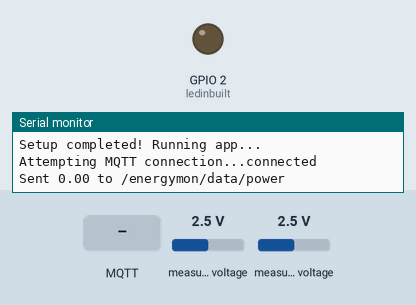
The sketch below on a simulated ESP8266 (NodeMCU). On the bench: output pins drawn as LEDs (lit = HIGH), the last lines printed to the serial monitor. The inputs (shaded band) are chosen by the test bench; at power-on: measured voltage 2.5 V. WiFi joins after 1.5 s; servers stay silent unless stated; no MQTT or app messages arrive unless stated.

Above: at 2.7 s.
2.8 s: MQTT message "0" arrives on the first subscribed topic
At 4.0 s:
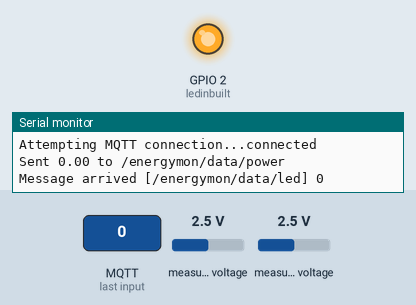
4.3 s: MQTT message "1" arrives on the first subscribed topic
At 5.1 s:
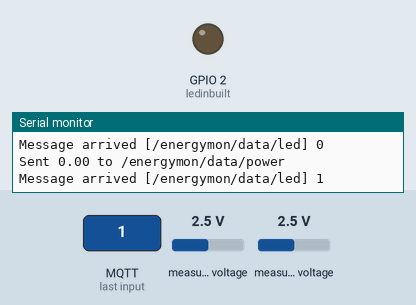
5.8 s: MQTT message "2" arrives on the first subscribed topic
At 6.3 s:
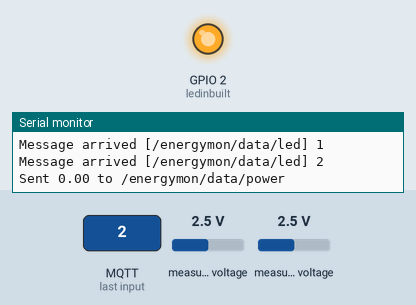
Timing chart, 0 to 8.8 s (numbered marks = the images above; inputs shaded):
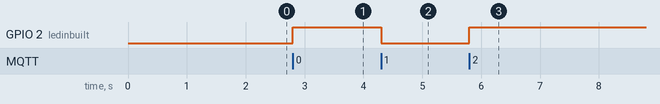

The sketch:

energymonitorbasic.ino
```cpp
#include <ESP8266WiFi.h>  //For ESP8266
#include <PubSubClient.h> //For MQTT
#include <ESP8266mDNS.h>  //For OTA
#include <WiFiUdp.h>      //For OTA
#include <ArduinoOTA.h>   //For OTA
#include <Wire.h>
#include <Adafruit_ADS1015.h>

#define ledinbuilt 02
#define VERSION 1.0.1

Adafruit_ADS1115 ads;
//const float multiplier = 0.1875F;
const float multiplier = 0.0625F;
const float FACTOR = 30; //30A/1V

//WIFI configuration
#define wifi_ssid "stantonamarlberg"
#define wifi_password "osterreich"

//MQTT configuration
#define mqtt_server "192.168.2.100"
#define mqtt_user "esp8266"
#define mqtt_password "esp8266password"
String mqtt_client_id="AEM-";
//MQTT Topic configuration
String mqtt_base_topic="/energymon/data";
#define voltage_topic "/voltage"
#define current_topic "/current"
#define power_topic "/power"
#define led_topic "/led"
#define online_topic "/online"
#define version_topic "version"

//MQTT client
WiFiClient espClient;
PubSubClient mqtt_client(espClient);

//Necesary to make Arduino Software autodetect OTA device
WiFiServer TelnetServer(8266);

void setup_adc()
{
  // Descomentar el que interese
  // ads.setGain(GAIN_TWOTHIRDS);  // +/- 6.144V  1 bit = 0.1875mV (default)
  // ads.setGain(GAIN_ONE);        +/- 4.096V  1 bit = 0.125mV
  ads.setGain(GAIN_TWO);        // +/- 2.048V  1 bit = 0.0625mV
  // ads.setGain(GAIN_FOUR);       +/- 1.024V  1 bit = 0.03125mV
  // ads.setGain(GAIN_EIGHT);      +/- 0.512V  1 bit = 0.015625mV
  // ads.setGain(GAIN_SIXTEEN);    +/- 0.256V  1 bit = 0.0078125mV
  ads.begin();
}

void setup_wifi() {
  delay(10);
  Serial.print("Connecting to ");
  Serial.print(wifi_ssid);
  WiFi.begin(wifi_ssid, wifi_password);
  while (WiFi.status() != WL_CONNECTED) {
    delay(500);
    Serial.print(".");
  }
  Serial.println("OK");
  Serial.print("   IP address: ");
  Serial.println(WiFi.localIP());
}

void setup() {


  Serial.begin(115200);
  Serial.println("\r\nBooting...");

  pinMode(ledinbuilt, OUTPUT);     // Initialize the BUILTIN_LED pin as an output

  setup_wifi();

  Serial.print("Configuring OTA device...");
  TelnetServer.begin();   //Necesary to make Arduino Software autodetect OTA device
  ArduinoOTA.onStart([]() {Serial.println("OTA starting...");});
  ArduinoOTA.onEnd([]() {Serial.println("OTA update finished!");Serial.println("Rebooting...");});
  ArduinoOTA.onProgress([](unsigned int progress, unsigned int total) {Serial.printf("OTA in progress: %u%%\r\n", (progress / (total / 100)));});
  ArduinoOTA.onError([](ota_error_t error) {
    Serial.printf("Error[%u]: ", error);
    if (error == OTA_AUTH_ERROR) Serial.println("Auth Failed");
    else if (error == OTA_BEGIN_ERROR) Serial.println("Begin Failed");
    else if (error == OTA_CONNECT_ERROR) Serial.println("Connect Failed");
    else if (error == OTA_RECEIVE_ERROR) Serial.println("Receive Failed");
    else if (error == OTA_END_ERROR) Serial.println("End Failed");
  });
  ArduinoOTA.begin();
  Serial.println("OK");

  Serial.println("Configuring MQTT server...");
  mqtt_client_id=mqtt_client_id+ESP.getChipId();
  mqtt_client.setServer(mqtt_server, 1883);
  Serial.printf("   Server IP: %s\r\n",mqtt_server);
  Serial.printf("   Username:  %s\r\n",mqtt_user);
  Serial.println("   Cliend Id: "+mqtt_client_id);
  Serial.println("   MQTT configured!");

  mqtt_client.setCallback(callback);
  Serial.println("Setup completed! Running app...");

  setup_adc();
}


void mqtt_reconnect() {

  // Loop until we're reconnected
  while (!mqtt_client.connected()) {
    Serial.print("Attempting MQTT connection...");
    // Attempt to connect
    // If you do not want to use a username and password, change next line to
    // if (client.connect("ESP8266Client")) {
    if (mqtt_client.connect(mqtt_client_id.c_str(), mqtt_user, mqtt_password)) {
      Serial.println("connected");
      mqtt_client.subscribe((mqtt_base_topic+led_topic).c_str());
    }
    else {
      Serial.print("failed, rc=");
      Serial.print(mqtt_client.state());
      Serial.println(" try again in 5 seconds");
      // Wait 5 seconds before retrying
      delay(5000);
    }
  }
}

void callback(char* topic, byte* payload, unsigned int length) {
  Serial.print("Message arrived [");
  Serial.print(topic);
  Serial.print("] ");
  for (int i = 0; i < length; i++) {
    Serial.print((char)payload[i]);
  }
  Serial.println();

  // Switch on the LED if an 1 was received as first character
    if ((char)payload[0] == '1') {
      digitalWrite(ledinbuilt, LOW);   // Turn the LED on (Note that LOW is the voltage level
      // but actually the LED is on; this is because
      // it is acive low on the ESP-01)
    } else {
      digitalWrite(ledinbuilt, HIGH);  // Turn the LED off by making the voltage HIGH
    }


}

long now = 0; //in ms
long lastMsg = 0;
float voltage = 0.0;
float current = 0.0;
float power = 0.0;
int min_timeout=2000; //in ms

void loop() {
  int16_t adc0[1000]; //, adc1, adc2, adc3;
  int16_t i;
  unsigned long tiempo1, tiempo2, tiempo3;


  ArduinoOTA.handle();

  if (!mqtt_client.connected()) {
    mqtt_reconnect();
  }
  mqtt_client.loop();

  now = millis();
  if (now - lastMsg > min_timeout) {
    lastMsg = now;
    now = millis();

    voltage = ads.readADC_Differential_0_1() * multiplier;
    current = voltage * FACTOR / 1000.0;
    power = current * 230.0;

    Serial.print("Sent ");
    Serial.print(String(power).c_str());
    Serial.println(" to "+mqtt_base_topic+power_topic);
    mqtt_client.publish((mqtt_base_topic+voltage_topic).c_str(), String(voltage).c_str(), true);
    mqtt_client.publish((mqtt_base_topic+current_topic).c_str(), String(current).c_str(), true);
    mqtt_client.publish((mqtt_base_topic+power_topic).c_str(), String(power).c_str(), true);
    mqtt_client.publish((mqtt_base_topic+online_topic).c_str(), "Online", true);


  }


}
```

Measured:
- after the input at 2.8 s, GPIO 2 (ledinbuilt): LOW → HIGH at once
- after the input at 4.3 s, GPIO 2 (ledinbuilt): HIGH → LOW at once
- after the input at 5.8 s, GPIO 2 (ledinbuilt): LOW → HIGH at once
